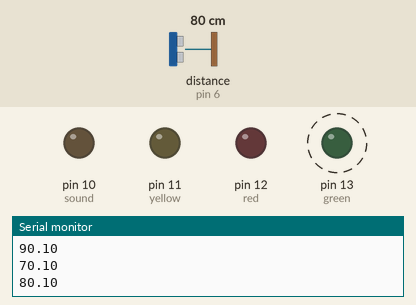
Recording of a sketch running on a simulated Arduino Uno, built with avr-gcc and run on an emulated ATmega328P. Parts: output pins drawn as LEDs (lit = HIGH), the last lines printed to the serial monitor. Wiring (inferred from the names in the program): ultrasonic range finder: trigger pin 7; echo pin 6. Dashed ring = blinking. The inputs (shaded band) are chosen by the test bench; at power-on: distance to the obstacle (sensor on pin 6) 80 cm. The echo pulse lasts 58.3 µs per cm; pins used as bus, display or sensor lines are not drawn.

Above: at 1.2 s.
1.3 s: distance to the obstacle (sensor on pin 6) set to 68 cm
At 1.61 s:
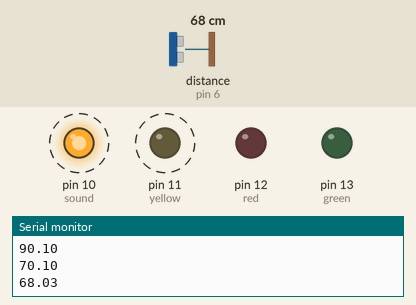
4.3 s: distance to the obstacle (sensor on pin 6) set to 120 cm
At 4.54 s:
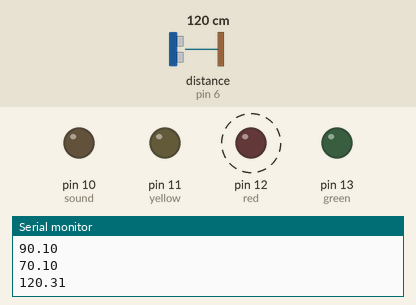
7.3 s: distance to the obstacle (sensor on pin 6) set to 92 cm
10.3 s: distance to the obstacle (sensor on pin 6) set to 85 cm
13.3 s: distance to the obstacle (sensor on pin 6) set to 2 cm
At 13.53 s:
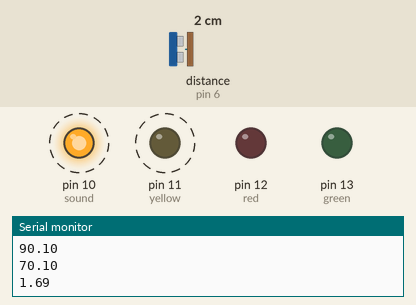
Timing chart, 0 to 17.3 s (numbered marks = the images above; inputs shaded):
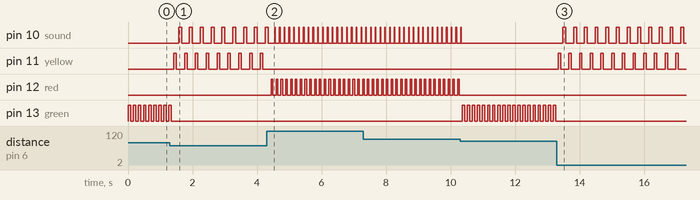

The sketch:

D.H.A.A.L_code.ino
```cpp
#include <arduino.h>
//declaring positions of trigger and echo pins
int trigger = 7;
int echo = 6;
//declaring led pin positions
int yellow = 11;
int red = 12;
int green = 13;
//position of sound pin
int sound = 10;
//initialising points of potHole,obstacle,plane
bool potHole;
bool obstacle;
bool plane;
//initialising time and distance variables
float time;
float distanceCm,Ulim,Llim;
//Detecting ground level
int detectLevel(){
  //code for sensor to start sending signals
  digitalWrite(trigger, LOW);
  delayMicroseconds(2);
  digitalWrite(trigger, HIGH);
  delayMicroseconds(10);
  digitalWrite(trigger, LOW);
  //code for recieving signals
  time = pulseIn(echo, HIGH);
  //converting time to distance assuming speed of soundwave = 340m/s or 29cm/microseconds
  distanceCm = time / 29 / 2;
  /*dividing by 2 because time is the total time
  i.e time taken to go + time taken to come back for the signal*/
  Llim = distanceCm - 10;
  Ulim = distanceCm + 10;
  Serial.println(Ulim);
  Serial.println(Llim);
}
void setup() {
  //pins position setup
  Serial.begin(9600);
  pinMode(trigger, OUTPUT);
  pinMode(echo, INPUT);
  pinMode(green, OUTPUT);
  pinMode(red, OUTPUT);
  pinMode(yellow, OUTPUT);
  pinMode(sound, OUTPUT);
  detectLevel();
}

void loop() {
  //detecting current level
  digitalWrite(trigger, LOW);
  delayMicroseconds(2);
  digitalWrite(trigger, HIGH);
  delayMicroseconds(10);
  digitalWrite(trigger, LOW);
  time = pulseIn(echo, HIGH);
  distanceCm = time / 29 / 2;

  Serial.println(Ulim);
  Serial.println(Llim);
  Serial.println(distanceCm);

  //logic to check for pothole

  if (distanceCm > Llim && distanceCm < Ulim) //values for plane surface
  {
    plane=true;//road is clear
    obstacle=false;
    potHole=false;
  }
  else if (distanceCm <= Llim) //values for an obstacle
  {
    plane=false;
    obstacle=true;//obstacle detected
    potHole=false;

  }
  else if (distanceCm >= Ulim) //values for a pothole
  {
    plane=false;
    obstacle=false;
    potHole=true;//pothole detected
  }

  //Glowing leds and beeping sounds

  if(plane==true){
    digitalWrite(green,HIGH);
    delay(75);
    digitalWrite(green,LOW);
    delay(75);
  }
  else if(obstacle==true){
    digitalWrite(yellow,HIGH);
    delay(75);
    digitalWrite(yellow,LOW);
    delay(75);
    digitalWrite(sound,HIGH);
    delay(90);
    digitalWrite(sound,LOW);
    delay(90);
  }
  else if(potHole==true){
    digitalWrite(red,HIGH);
    delay(50);
    digitalWrite(red,LOW);
    delay(50);
    digitalWrite(sound,HIGH);
    delay(20);
    digitalWrite(sound,LOW);
    delay(20);

  }
}
```

Measured:
- the behaviour switches between 71 and 70 cm on distance to the obstacle (sensor on pin 6) (found by bisection; images 0 and 1)
- after the input at 1.3 s, pin 10 (sound): alternates HIGH for 0.09 s and LOW for 0.25 s, starting after 0.27 s; pin 11 (yellow): alternates HIGH for 0.08 s and LOW for 0.26 s, starting after 0.12 s; pin 13 (green): goes on until 1.3 s, then stays LOW
- after the input at 4.3 s, pin 11 (yellow): stops changing and stays LOW; pin 12 (red): alternates HIGH for 0.05 s and LOW for 0.10 s, starting after 0.14 s
- after the input at 10.3 s, pin 10 (sound): goes on until 10.3 s, then stays LOW; pin 12 (red): stops changing and stays LOW; pin 13 (green): alternates HIGH for 0.08 s and LOW for 0.08 s, starting after 0.06 s
- after the input at 13.3 s, pin 10 (sound): alternates HIGH for 0.09 s and LOW for 0.24 s, starting after 0.19 s; pin 11 (yellow): alternates HIGH for 0.08 s and LOW for 0.26 s, starting at once; pin 13 (green): stops changing and stays LOW
- by itself, pin 13 (green): alternates HIGH for 0.08 s and LOW for 0.08 s
